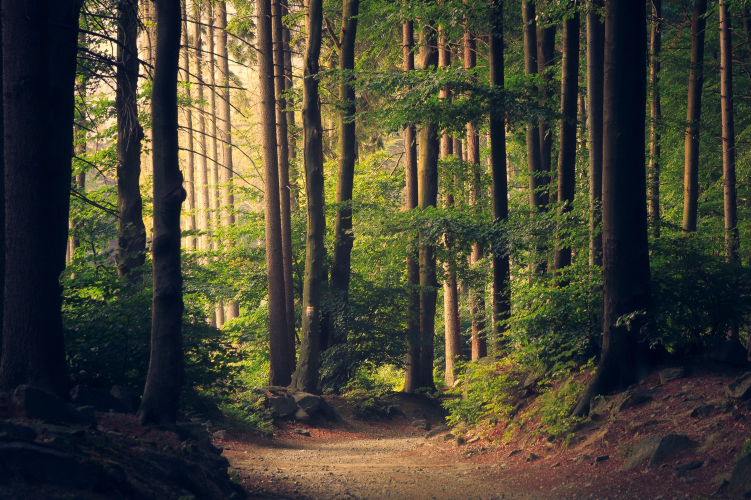
#> input picture assets/images/nature1.jfif, 1502 x 1000 px, given in place of cats.jpg, which was not available (shown at 1/2 size)
$ python histogram.py
#> lines starting #> are read from the running program, lines starting #| are printed output that depends on the picture; pictures that were not available may be replaced by others from this repository, and a replacement may not be noted
#> further down, img is the input picture: shape (1000, 1502, 3); mean B, G, R 52.3, 67.9, 69.9
### spaces.py
import cv2 as cv
import matplotlib.pyplot as plt

def color_space_convert(image, conversion, show=False):

#> called with conversion = 'gray', show = False
    options={
        'gray': cv.COLOR_BGR2GRAY,
        'hsv': cv.COLOR_BGR2HSV,
        'lab': cv.COLOR_BGR2LAB,
        'rgb': cv.COLOR_BGR2RGB
    }
    if conversion=='original':
        output=image
    else:
        color_space=options[conversion]
        output = cv.cvtColor(image, color_space)
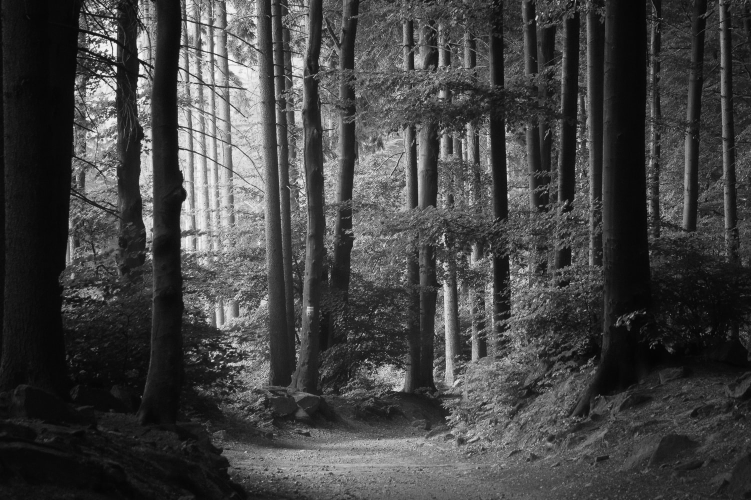
#> output: shape (1000, 1502) (shown at 1/2 size); min 1, max 250, mean 66.7
    if show:
        cv.imshow(conversion+' Image', output)
        cv.waitKey(0)
    return output

def show_with_mat(image):
    plt.imshow(image)
    plt.show()

# [13 lines left out: functions hsv_convert_bgr, lab_convert_bgr, not called in this run]

# [8 lines that do not run on import are left out]


### histogram.py
import cv2 as cv
import numpy as np
import matplotlib.pyplot as plt
from spaces import color_space_convert
from bitwise import bitwise_operation

def show_histogram(image, channel, img_mask=None):

    def gray_histogram():
        gray_image = (image if len(image.shape) < 3 else color_space_convert(image, 'gray'))
        hist = cv.calcHist([gray_image], [0], img_mask, [256], [0,256])

        plt.figure()
        plt.title('Grayscale Histogram')
        plt.xlabel('Bins')
        plt.ylabel('Number of pixels')
        plt.plot(hist)
        plt.xlim([0,256])
        plt.show()

    def color_histogram():
        plt.figure()
        plt.title('Colored Histogram')
        plt.xlabel('Bins')
        plt.ylabel('Number of pixels')
        colors = ('b', 'g', 'r')
        for i, col in enumerate(colors):
            hist = cv.calcHist([image], [i], img_mask, [256], [0,256])
            plt.plot(hist, color=col)
            plt.xlim(0,256)
        plt.show()
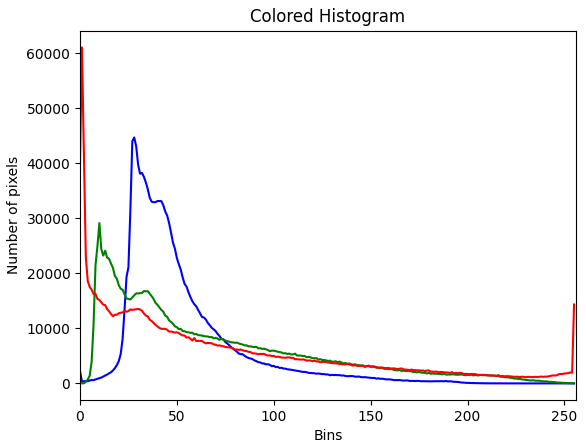
#> figure drawn by matplotlib, 1 panel; curve peaks at x = 28, y = 44717; curve peaks at x = 10, y = 29151; curve peaks at x = 1, y = 61090

    def circle_mask(radius, color=255, thickness=-1, show=False):
        blank = np.zeros(image.shape[:2], dtype='uint8')
        output = cv.circle(blank, (image.shape[1]//2, image.shape[0]//2), radius, color, thickness)
        if show:
            cv.imshow('Circle Mask', output)
            cv.waitKey(0)
        return output
    # circle = circle_mask(img, 100, show=True)
    # bitwise_and(gray, circle)

    if channel=='color':
        color_histogram()
    if channel=='gray':
        gray_histogram()

if __name__=='__main__':
    image_file = 'assets/images/cats.jpg'
    img = cv.imread(image_file)
    gray = color_space_convert(img, 'gray')
    show_histogram(img, 'color')

$ run again, on assets/images/nature2.jfif
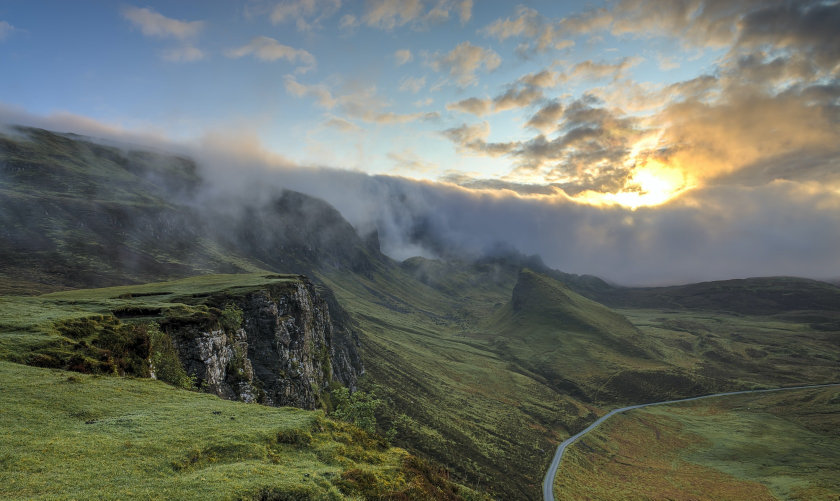
#> input picture assets/images/nature2.jfif, 1680 x 1001 px, given in place of cats.jpg, which was not available (shown at 1/2 size)
#> img is the input picture: shape (1001, 1680, 3); mean B, G, R 102.7, 111.5, 106.1
#> in color_space_convert, `output = cv.cvtColor(image, color_space)`:
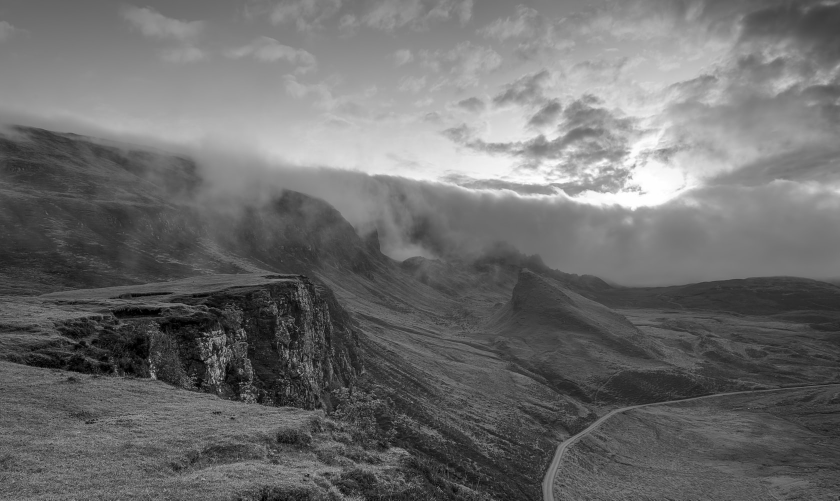
#> output: shape (1001, 1680) (shown at 1/2 size); min 0, max 255, mean 108.9
#> in color_histogram, `plt.show()`:
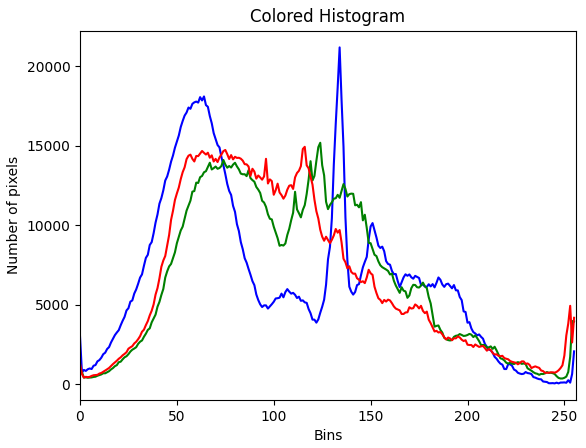
#> figure drawn by matplotlib, 1 panel; curve peaks at x = 134, y = 21201; curve peaks at x = 124, y = 15198; curve peaks at x = 116, y = 14944

$ run again, on assets/images/nature3.jfif
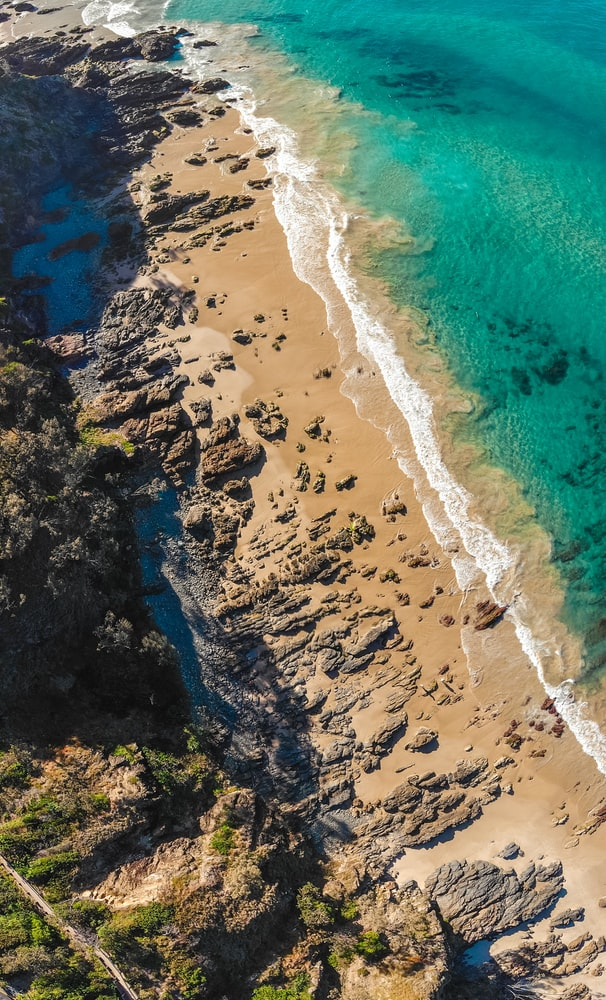
#> input picture assets/images/nature3.jfif, 606 x 1000 px, given in place of cats.jpg, which was not available
#> img is the input picture: shape (1000, 606, 3); mean B, G, R 98.2, 115.9, 103.9
#> in color_space_convert, `output = cv.cvtColor(image, color_space)`:
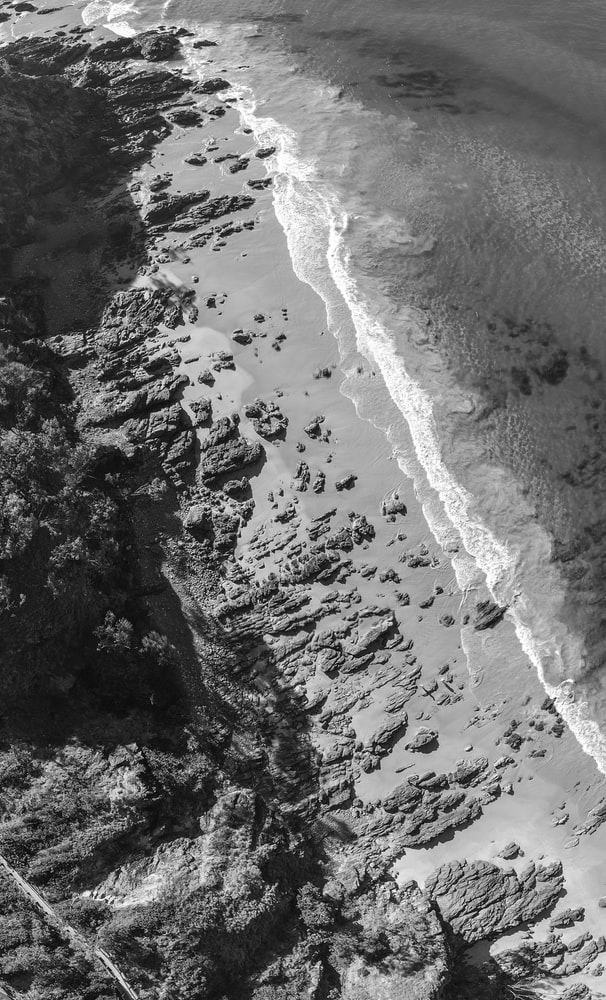
#> output: shape (1000, 606); min 0, max 255, mean 110.3
#> in color_histogram, `plt.show()`:
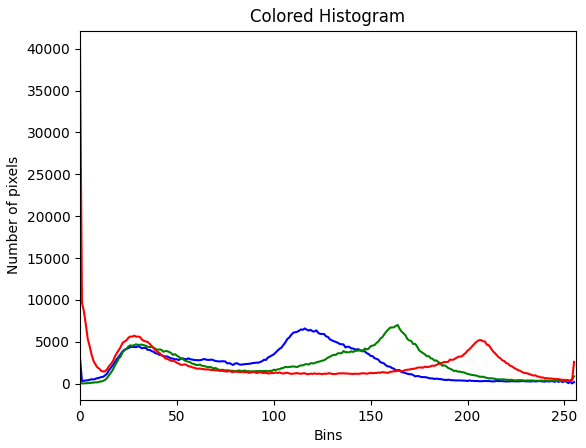
#> figure drawn by matplotlib, 1 panel; curve peaks at x = 116, y = 6598; curve peaks at x = 164, y = 7006; curve peaks at x = 0, y = 40147
